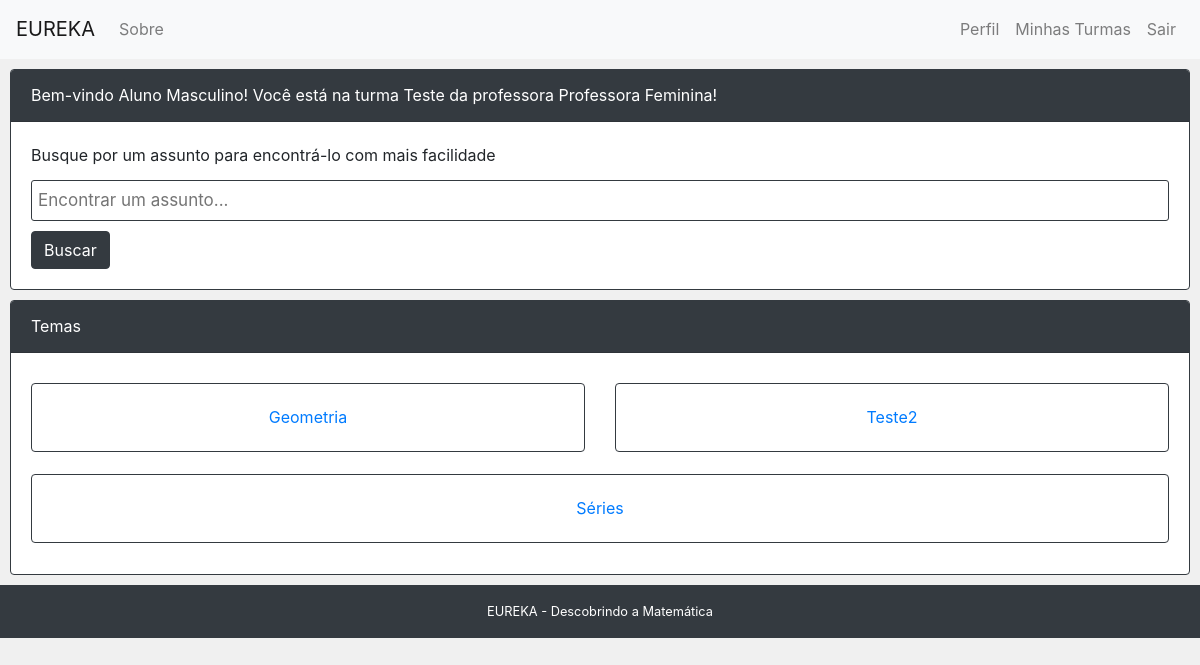
Page /turmas/1/ (signed in) on the committed database.
### core/models.py (models this page shows, shortened)
class Usuario(AbstractBaseUser, PermissionsMixin):
	USER_OPTIONS = (
		('PROFESSOR', 'Professor'),
		('ALUNO', 'Aluno'),
	)
	GENDER_OPTIONS = (
		('MASCULINO', 'M'),
		('FEMININO', 'F'),
	)
	username = models.CharField('Nome de Usuário', max_length=30, unique=True, validators = [validators.RegexValidator(re.compile('^[\w.@+-]+$'), 'O nome de usuário só pode conter letras, dígitos ou os seguintes caracteres @/./+/-/_', 'invalid')])
	name = models.CharField('Nome', max_length=100)
	gender = user_type = models.CharField('Sexo', max_length=9, choices=GENDER_OPTIONS, default='MASCULINO')
	birth_date = models.DateField('Data de Nascimento', null=True, blank = True)
	grade = models.IntegerField('Série', validators=[MaxValueValidator(9), MinValueValidator(1)], null=True, blank = True)
	email = models.EmailField('Email', max_length=256, blank=True, unique=True)
	user_type = models.CharField('Tipo', max_length=9, choices=USER_OPTIONS, default='ALUNO')
	created_at = models.DateTimeField('Criado em', auto_now_add=True)
	updated_at = models.DateTimeField('Atualizado em', auto_now=True)
	is_active = models.BooleanField('Esta ativo?', blank=True, default=True)
	is_staff = models.BooleanField('Admin', blank=True, default=False)
	date_joined = models.DateTimeField('Data de cadastro', auto_now_add=True)
	objects = UserManager()
	USERNAME_FIELD = 'username'
	REQUIRED_FIELDS = ['email','name','gender','birth_date','user_type']
	def __str__(self):
		return self.name
	class Meta:
		verbose_name = 'Usuário'
		verbose_name_plural = 'Usuários'

class Turma(models.Model):
	COURSE_OPTIONS = (
		('PUBLICA', 'Pública'),
		('PRIVADA', 'Privada'),
	)
	name = models.CharField('Nome', max_length=100)
	course_type = models.CharField('Tipo', max_length=9, choices=COURSE_OPTIONS, default='PUBLICA')
	responsible = models.ForeignKey('Usuario', on_delete=models.CASCADE)
	created_at = models.DateTimeField('Criado em', auto_now_add=True)
	updated_at = models.DateTimeField('Atualizado em', auto_now=True)

class Tema(models.Model):
	name = models.CharField('Nome', max_length=100)
	turma_id = models.ForeignKey('Turma', on_delete=models.CASCADE)

### core/views/content.py (the view, shortened to what this page needs)
# urls.py: path('turmas/<int:pk>/', views.turma, name='turma'),
@login_required
def turma(request, pk):
	turma = get_object_or_404(Turma, pk = pk)
	if not tem_acesso(request.user, turma.pk):
		messages.error(request, 'Você não tem permissão para acessar este conteúdo!')
		return redirect('index')
	if request.method == 'POST' and 'btnsearch' in request.POST:
		srch = request.POST['search']
		temas = Tema.objects.filter(turma_id = pk , name__icontains=srch)
	else:
		temas = Tema.objects.filter(turma_id = pk)
	alunos = Usuario.objects.filter(user_type= 'ALUNO')
	nao_matriculados = []
	for aluno in alunos:
		if not esta_matriculado(aluno, turma.pk):
			nao_matriculados.append(aluno)
	context = {
		'turma': turma,
		'temas' : temas,
		'alunos' : nao_matriculados
	}
	return render(request, 'content/turma.html', context)

### core/views/content.py (called while the page is built)
def esta_matriculado(user, turma_pk):
	turma = Turma.objects.get(pk = turma_pk)
	matricula = Aluno_Turma.objects.filter(aluno_id = user, turma_id = turma)
	if matricula:
		return True
	else:
		return False

def tem_acesso(user, turma):
	if (user.user_type == 'ALUNO' and esta_matriculado(user, turma)) or (user.user_type == 'PROFESSOR' and eh_responsavel(user, turma)):
		return True
	else:
		return False

### core/templates/content/turma.html (shortened to what this page needs)
{% extends "base.html" %}
{% block javascript %}
<link rel="stylesheet" type="text/css" href="https://cdnjs.cloudflare.com/ajax/libs/chosen/1.8.7/chosen.min.css">
{% endblock %}
{% block content %}
	<div class="card">
		<div class="card-header bg-dark text-white">
			{% if user.gender == 'MASCULINO' %}
				Bem-vindo {{user.name}}!
			{% elif user.gender == 'FEMININO' %}
				Bem-vinda {{user.name}}
			{% endif %}
			{% if turma.responsible.gender == 'MASCULINO' %}
				Você está na turma {{turma.name}} do professor {{turma.responsible}}!
			{% else %}
				Você está na turma {{turma.name}} da professora {{turma.responsible}}!
			{% endif %}
		</div>
		<div class="card-body">
			Busque por um assunto para encontrá-lo com mais facilidade
			<form method="POST">
				<input type="text" name="search" placeholder="Encontrar um assunto..." class="searchbar">
				<input type="submit" value="Buscar" name="btnsearch" class="btn btn-dark"/>
			</form>
		</div>
	</div>
	<div class="card">
		<div class="card-header bg-dark text-white">
			Temas
		</div>
		<div class="card-body">
			<div class="card-deck" style="margin-bottom: 1%;">
				{% for tema in temas %}
					<div class="card">
						<div class="card-body">
							<p class="card-text" style="text-align: center;"><a href="{% url 'tema' tema.pk %}">{{ tema.name }}</a></p>
						</div>
					</div>
			{% if forloop.counter|divisibleby:2 %}
				</div>
				<div class="card-deck" style="margin-bottom: 1%;">
			{% endif %}
				{% empty %}
					<div>
						<p>Nenhum conteúdo disponível...</p>
					</div>
				{% endfor %}
			</div>
		</div>
	</div>
{% endblock %}

### core/static/css/styles.css (style rules this page uses)
* { -webkit-box-sizing: border-box; -moz-box-sizing: border-box; box-sizing: border-box; }
body { margin: 0 auto; line-height: 1.7em; }
.card { margin-left: 10px; margin-right: 10px; margin-top: 10px; margin-bottom: 10px; border-style: solid; border-color: #343a40; border-width: 1px; }
.searchbar { padding: 6px; margin-bottom: 10px; margin-top: 10px; font-size: 17px; width: 100%; border-style: solid; border-color: #343a40; border-width: 1px; border-radius: 3px; }

### rows in the picture
Usuario: name "Aluno Masculino"
Turma: name "Teste", responsible "Professora Feminina"
Tema: name "Geometria"
Tema: name "Teste2"
Tema: name "Séries"
